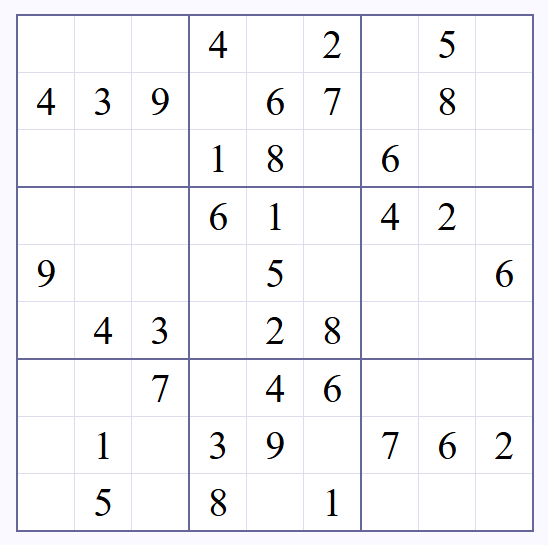
#> input picture Sudoku_Sample/a.png, 548 x 545 px; its folder holds only this picture in this run
$ python test_opencv.py
#> lines starting #> are read from the running program, lines starting #| are printed output that depends on the picture; after the words box and inside, x2 and y2 are one past the last pixel; in counts of white or black regions, pixels touching at a corner belong together
import cv2
import numpy as np
import os
import glob

sample_dir = r"c:\AAAAAAAAAAA_temp\desktop\Repository\App\Sudoku_demo\Sudoku_Sample"
files = glob.glob(os.path.join(sample_dir, "*.png"))

for f in files[:1]:
    print("Processing:", f)
    src = cv2.imread(f)
#> src is the input picture: shape (545, 548, 3); mean B, G, R 247.7, 245.3, 245.3
    if src is None:
        print("Failed to read")
        continue
    print("Shape:", src.shape)
#| Shape: (545, 548, 3)

    # 1a
    hsv = cv2.cvtColor(src, cv2.COLOR_BGR2HSV)
#> hsv: shape (545, 548, 3); mean H, S, V 18.9, 6, 248.4
    blueMask = cv2.inRange(hsv, np.array([85, 20, 80]), np.array([135, 255, 255]))
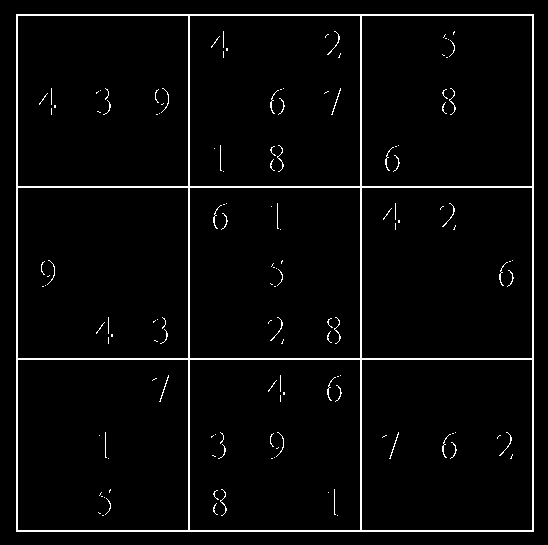
#> blueMask: shape (545, 548); 3.3% white in thin lines or dots, all inside (x1, y1, x2, y2) = (16, 14, 534, 532)

    # 1b
    gray = cv2.cvtColor(src, cv2.COLOR_BGR2GRAY)
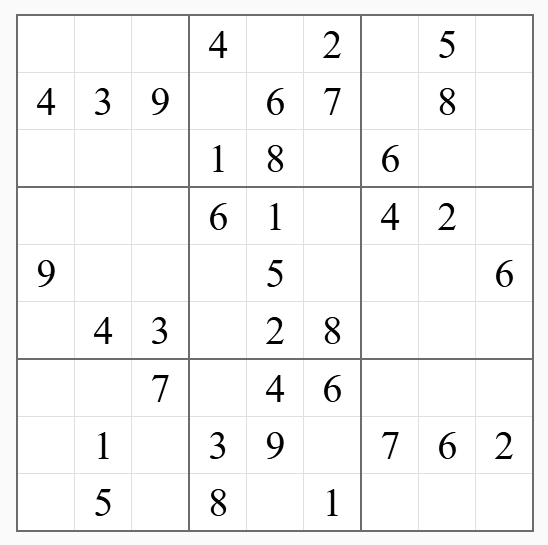
#> gray: shape (545, 548); min 0, max 255, mean 245.6
    gray_blur = cv2.GaussianBlur(gray, (3, 3), 0)
    adaptBin = cv2.adaptiveThreshold(gray_blur, 255, cv2.ADAPTIVE_THRESH_GAUSSIAN_C, cv2.THRESH_BINARY_INV, 11, 2)
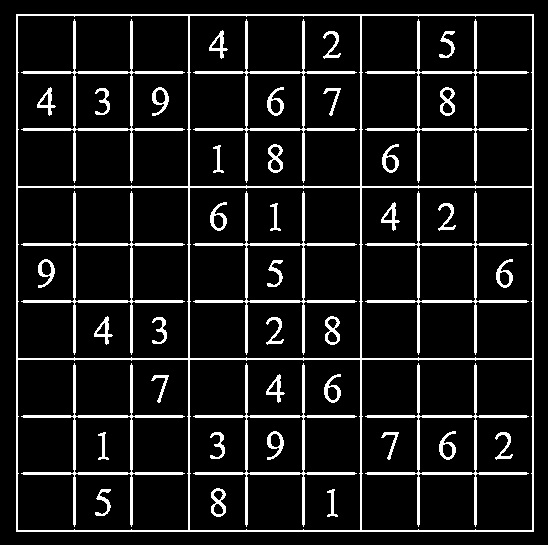
#> adaptBin: shape (545, 548); 10.3% white; 45 white regions, largest, box (x1, y1, x2, y2) and area: (16, 14, 534, 532) 8296, (21, 19, 185, 183) 1836, (193, 19, 357, 183) 1836

    # 1c
    combined = cv2.bitwise_or(blueMask, adaptBin)
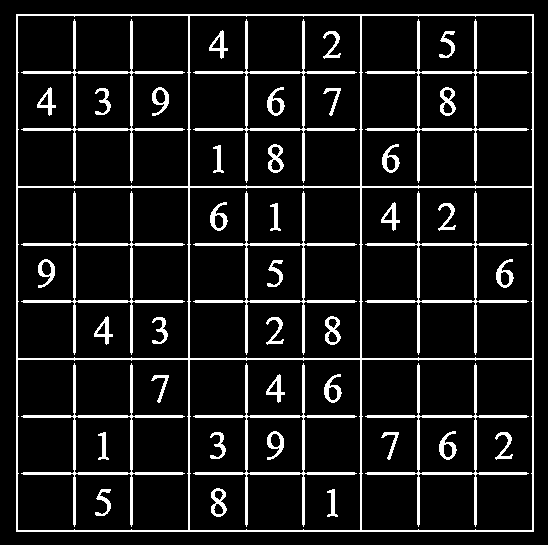
#> combined: shape (545, 548); 10.5% white; 45 white regions, largest, box (x1, y1, x2, y2) and area: (16, 14, 534, 532) 8296, (21, 19, 185, 183) 1836, (193, 19, 357, 183) 1836

    # 1d
    kernelH = cv2.getStructuringElement(cv2.MORPH_RECT, (5, 1))
    kernelV = cv2.getStructuringElement(cv2.MORPH_RECT, (1, 5))
    dilH = cv2.dilate(combined, kernelH)
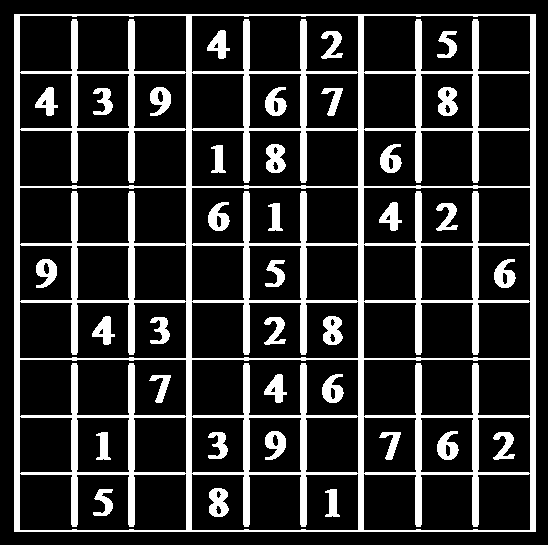
#> dilH: shape (545, 548); 19% white; 36 white regions, largest, box (x1, y1, x2, y2) and area: (14, 14, 536, 532) 44964, (438, 87, 458, 116) 420, (266, 144, 286, 173) 420
    dilV = cv2.dilate(combined, kernelV)
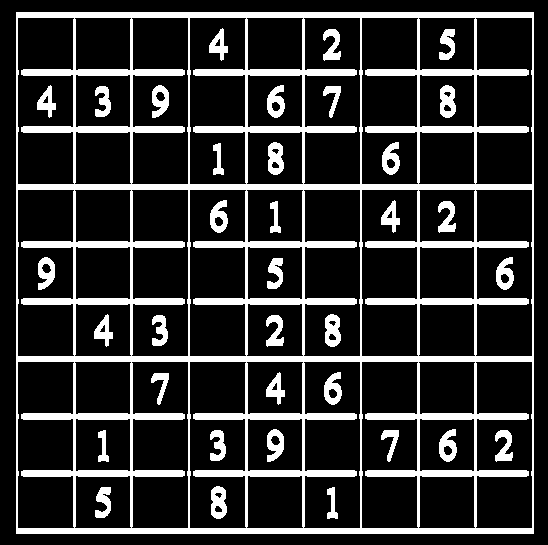
#> dilV: shape (545, 548); 18.8% white; 36 white regions, largest, box (x1, y1, x2, y2) and area: (16, 12, 534, 534) 44964, (440, 85, 456, 118) 390, (268, 142, 284, 175) 390
    combined = cv2.bitwise_or(dilH, dilV)
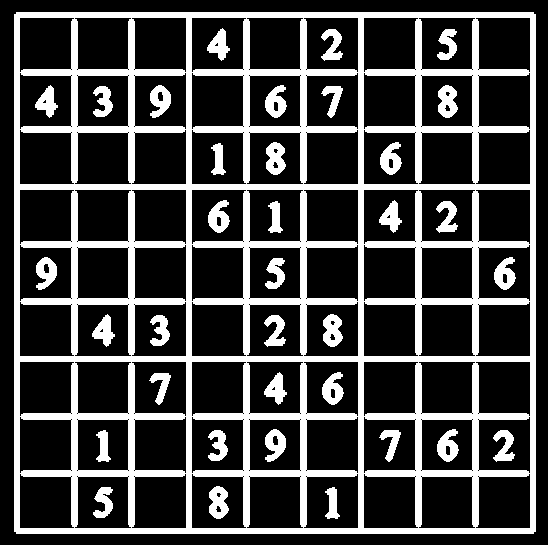
#> combined: shape (545, 548); 25.9% white; 36 white regions, largest, box (x1, y1, x2, y2) and area: (14, 12, 536, 534) 63668, (438, 85, 458, 118) 467, (266, 142, 286, 175) 467

    # 2
    minVotes = int(min(combined.shape[0], combined.shape[1]) * 0.10)
#> minVotes = 54
    minVotes = max(minVotes, 20)
    lines = cv2.HoughLines(combined, 1, np.pi / 180, minVotes)

    rawH = []
    rawV = []
    if lines is not None:
        for l in lines:
            rho, theta = l[0]
            if theta < np.pi / 12 or theta > np.pi * 11 / 12:
                rawV.append(rho)
            elif abs(theta - np.pi / 2) < np.pi / 12:
                rawH.append(rho)
#> this loop made 10962 passes
#> (rho, theta) on passes 1 to 3: (16, 0), (74, 0), (131, 0)
#> after the loop, rawH = 1340 values, max 597 at index 1330, min -87 at index 1327, mean 260.4; rawV = 1133 values, max 597 at index 1093, min -526 at index 37, mean 55.75

    print("rawH count:", len(rawH))
#| rawH count: 1340
    print("rawV count:", len(rawV))
#| rawV count: 1133

    cv2.imwrite("test_blue.png", blueMask)
    cv2.imwrite("test_adapt.png", adaptBin)
    cv2.imwrite("test_combined.png", combined)

$ run again, on Sudoku_Sample/h.png
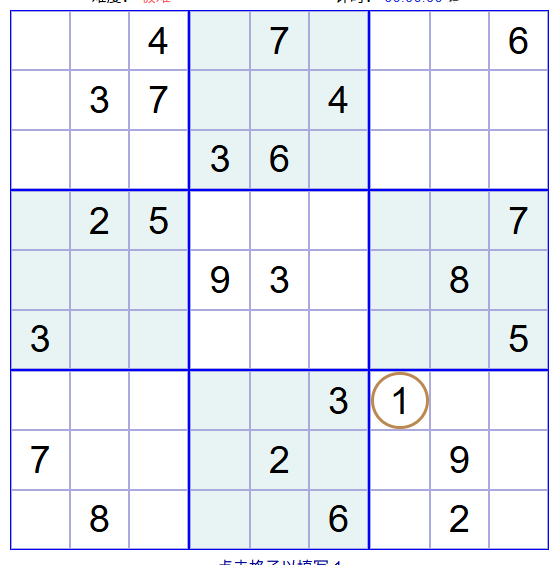
#> input picture Sudoku_Sample/h.png, 560 x 565 px
#> src is the input picture: shape (565, 560, 3); mean B, G, R 244.9, 236.7, 232.4
#| Shape: (565, 560, 3)
#> hsv: shape (565, 560, 3); mean H, S, V 43.1, 15.6, 245.6
#> `blueMask = cv2.inRange(hsv, np.array([85, 20, 80]), np.array([135, 255..`:
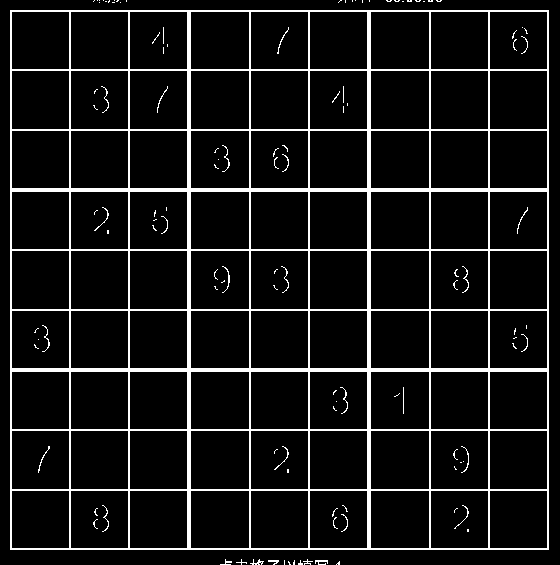
#> blueMask: shape (565, 560); 8.5% white; 117 white regions (89 under 20 px), largest, box (x1, y1, x2, y2) and area: (10, 10, 549, 550) 25320, (222, 145, 230, 172) 42, (222, 266, 230, 293) 42
#> adaptBin: shape (565, 560); 10.5% white; 59 white regions (23 under 20 px), largest, box (x1, y1, x2, y2) and area: (9, 9, 550, 551) 26226, (192, 193, 366, 367) 1376, (450, 266, 469, 293) 241
#> dilH: shape (565, 560); 18.7% white; 32 white regions, largest, box (x1, y1, x2, y2) and area: (7, 9, 552, 551) 48980, (217, 559, 331, 565) 527, (448, 266, 471, 293) 457
#> dilV: shape (565, 560); 18.7% white; 55 white regions (8 under 20 px), largest, box (x1, y1, x2, y2) and area: (9, 7, 550, 553) 48941, (270, 143, 289, 174) 444, (211, 264, 230, 295) 443
#> `combined = cv2.bitwise_or(dilH, dilV)`:
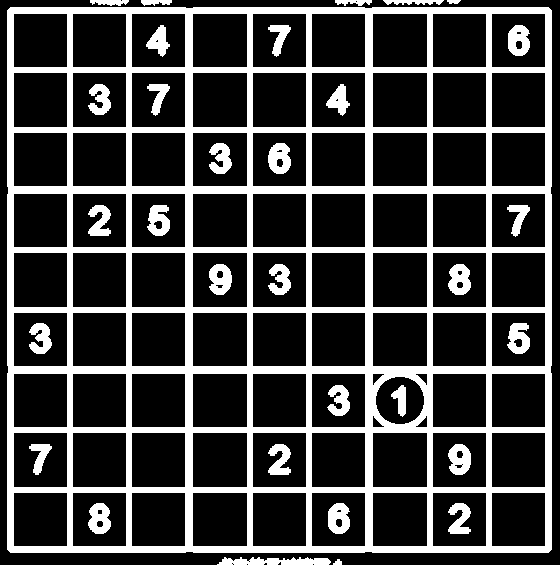
#> combined: shape (565, 560); 25.5% white; 32 white regions, largest, box (x1, y1, x2, y2) and area: (7, 7, 552, 553) 68408, (217, 557, 331, 565) 684, (268, 143, 291, 174) 525
#> the loop `for l in lines:` made 11462 passes
#> (rho, theta) on passes 1 to 3: (252, 0), (307, 0), (310, 0)
#> after the loop `for l in lines:`: rawH = 1367 values, max 627 at index 1341, min -102 at index 1358, mean 273.4; rawV = 1193 values, max 614 at index 1190, min -542 at index 16, mean 45.39
#| rawH count: 1367
#| rawV count: 1193

$ run again, on Sudoku_Sample/i.png
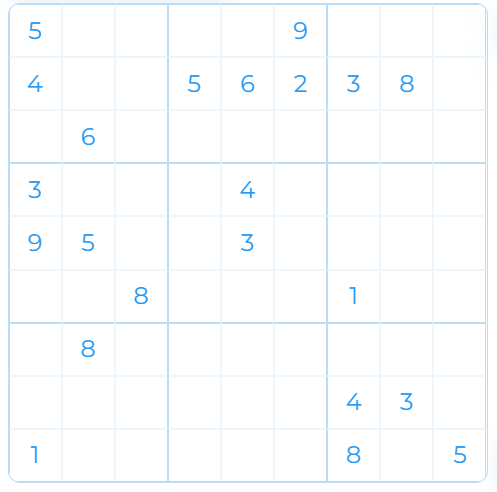
#> input picture Sudoku_Sample/i.png, 497 x 492 px
#> src is the input picture: shape (492, 497, 3); mean B, G, R 254.7, 252.8, 250.5
#| Shape: (492, 497, 3)
#> hsv: shape (492, 497, 3); mean H, S, V 10.6, 4.3, 254.7
#> `blueMask = cv2.inRange(hsv, np.array([85, 20, 80]), np.array([135, 255..`:
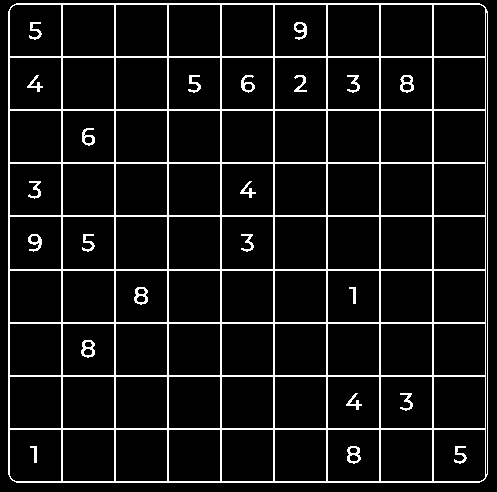
#> blueMask: shape (492, 497); 8.6% white in thin lines or dots
#> adaptBin: shape (492, 497); 8.7% white in thin lines or dots
#> dilH: shape (492, 497); 17.3% white; 23 white regions, largest, box (x1, y1, x2, y2) and area: (6, 3, 490, 483) 37702, (132, 287, 150, 305) 254, (79, 340, 97, 358) 254
#> dilV: shape (492, 497); 17.4% white; 23 white regions, largest, box (x1, y1, x2, y2) and area: (8, 1, 488, 485) 37666, (134, 285, 148, 307) 258, (81, 338, 95, 360) 258
#> `combined = cv2.bitwise_or(dilH, dilV)`:
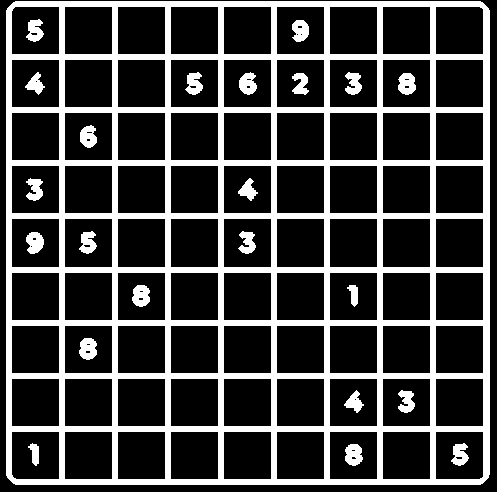
#> combined: shape (492, 497); 24.7% white; 23 white regions, largest, box (x1, y1, x2, y2) and area: (6, 1, 490, 485) 54774, (132, 285, 150, 307) 307, (79, 338, 97, 360) 307
#> the loop `for l in lines:` made 10151 passes
#> (rho, theta) on passes 1 to 3: (59, 0), (112, 0), (165, 0)
#> after the loop `for l in lines:`: rawH = 1192 values, max 555 at index 1161, min -82 at index 1190, mean 242.6; rawV = 1059 values, max 556 at index 1016, min -482 at index 11, mean 44.1
#| rawH count: 1192
#| rawV count: 1059

$ run again, on Sudoku_Sample/j.png
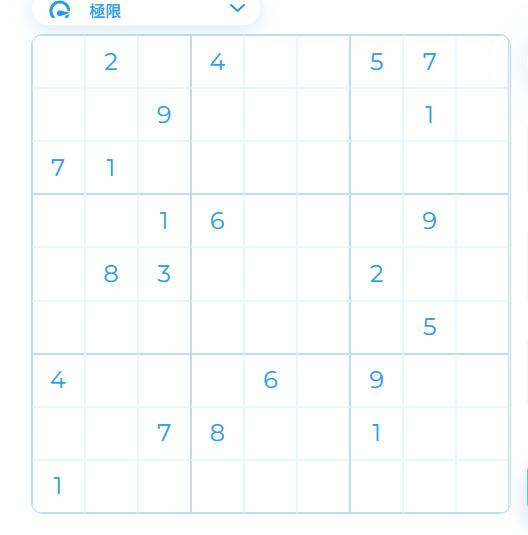
#> input picture Sudoku_Sample/j.png, 528 x 535 px
#> src is the input picture: shape (535, 528, 3); mean B, G, R 254.6, 252.9, 250.7
#| Shape: (535, 528, 3)
#> hsv: shape (535, 528, 3); mean H, S, V 11.2, 4.1, 254.6
#> blueMask: shape (535, 528); 7.7% white in thin lines or dots
#> adaptBin: shape (535, 528); 7.8% white in thin lines or dots
#> dilH: shape (535, 528); 15.8% white; 31 white regions, largest, box (x1, y1, x2, y2) and area: (29, 34, 513, 514) 37702, (28, 0, 264, 29) 980, (87, 3, 123, 19) 501
#> dilV: shape (535, 528); 15.8% white; 32 white regions, largest, box (x1, y1, x2, y2) and area: (31, 32, 511, 516) 37666, (30, 0, 262, 31) 1686, (49, 0, 70, 21) 334
#> `combined = cv2.bitwise_or(dilH, dilV)`:
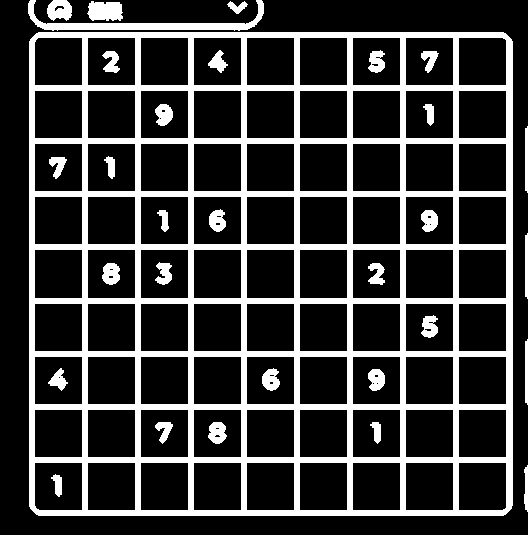
#> combined: shape (535, 528); 22.5% white; 31 white regions, largest, box (x1, y1, x2, y2) and area: (29, 32, 513, 516) 54774, (28, 0, 264, 31) 1804, (87, 1, 123, 21) 597
#> the loop `for l in lines:` made 10348 passes
#> (rho, theta) on passes 1 to 3: (241, 0), (244, 0), (33, 0)
#> after the loop `for l in lines:`: rawH = 1214 values, max 582 at index 1211, min -51 at index 1082, mean 259; rawV = 1117 values, max 601 at index 1114, min -522 at index 853, mean 43.56
#| rawH count: 1214
#| rawV count: 1117
